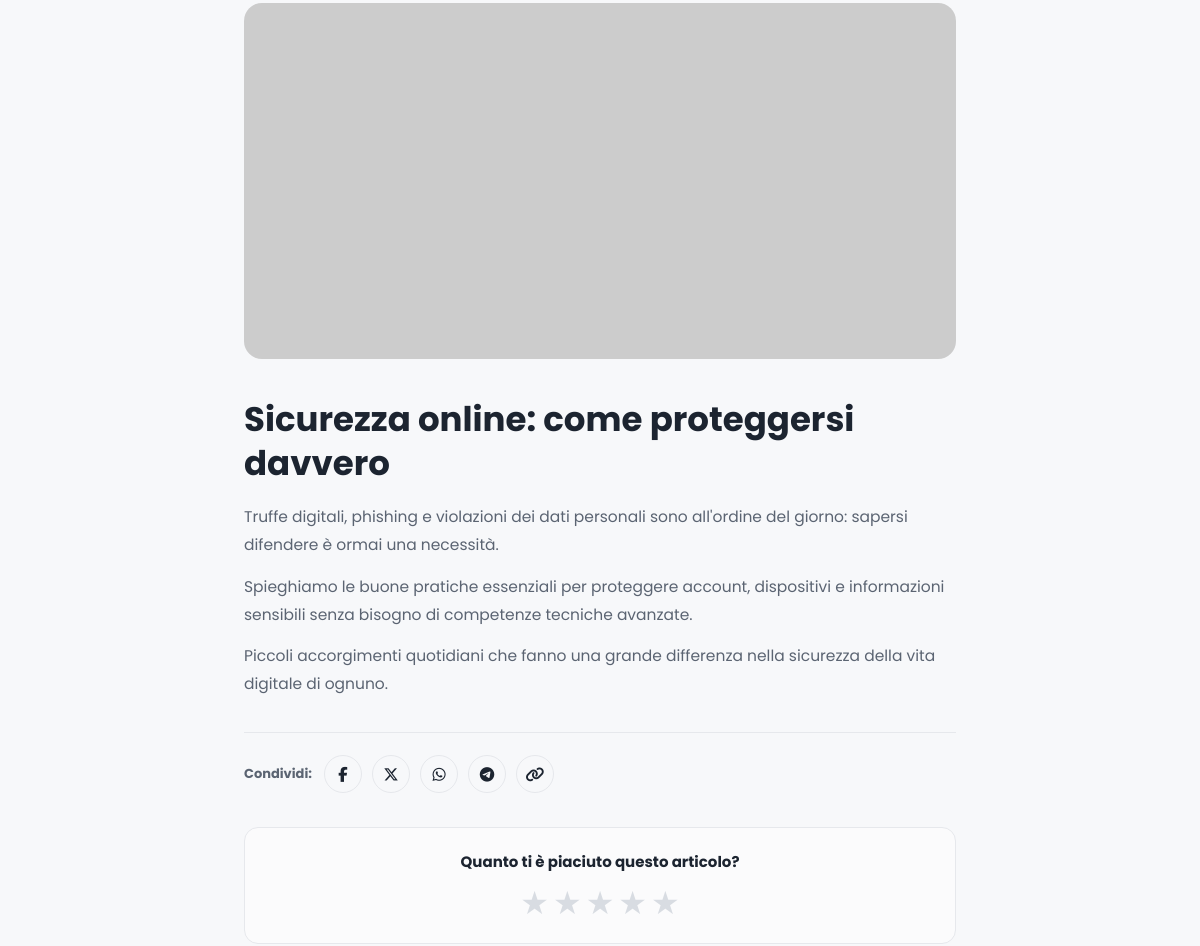
Before: /article.php?id=14 (middle part) with the older database file.
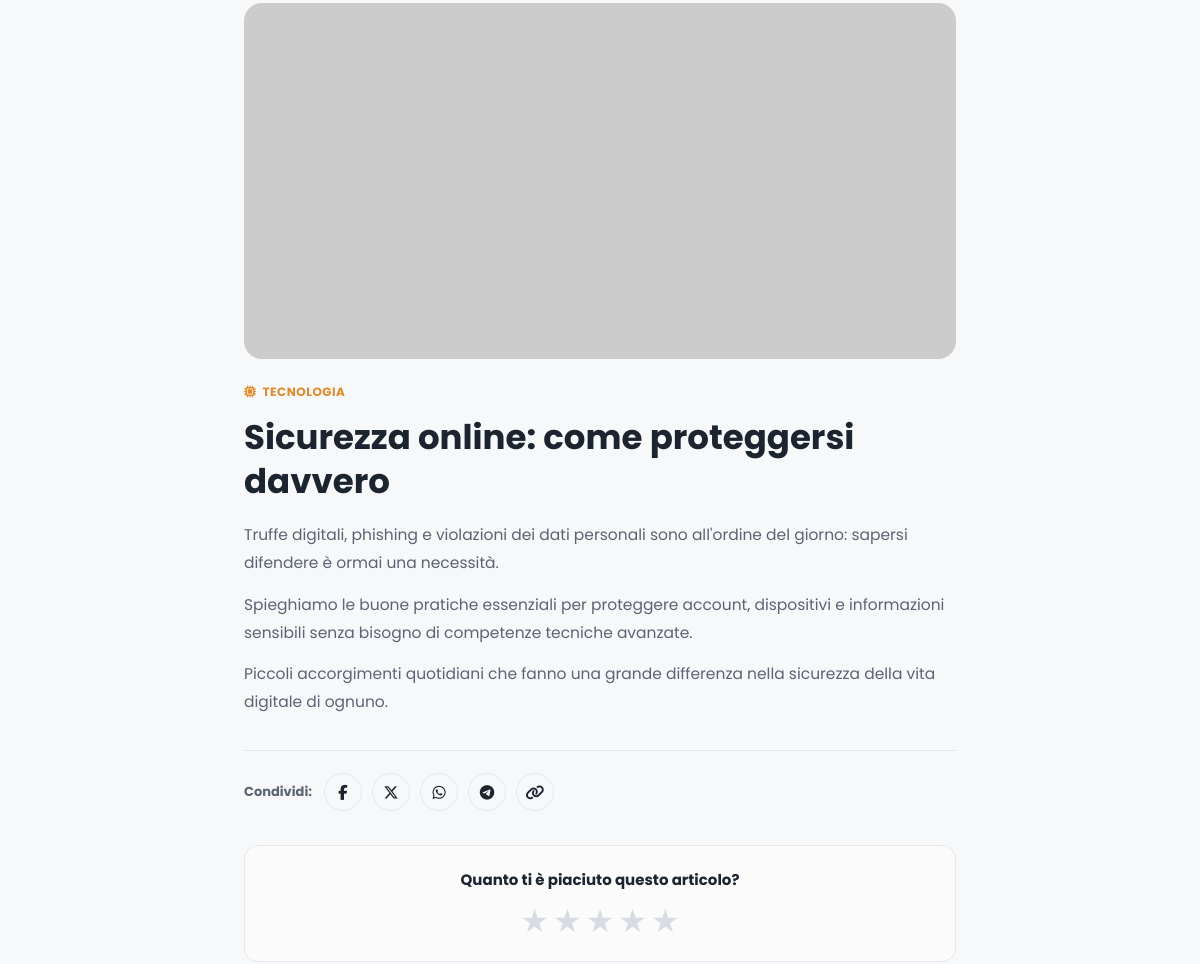
After: the same page with the newer database file.
### tables this page shows
CREATE TABLE IF NOT EXISTS articles (
  id INT AUTO_INCREMENT PRIMARY KEY,
  category_id INT NOT NULL,
  title VARCHAR(200) NOT NULL,
  slug VARCHAR(220) NOT NULL UNIQUE,
  excerpt VARCHAR(300) DEFAULT NULL,
  content TEXT NOT NULL,
  image_url VARCHAR(400) NOT NULL,
  status ENUM('published','draft') NOT NULL DEFAULT 'published',
  published_at DATETIME DEFAULT CURRENT_TIMESTAMP,
  created_at DATETIME DEFAULT CURRENT_TIMESTAMP,
  updated_at DATETIME DEFAULT CURRENT_TIMESTAMP ON UPDATE CURRENT_TIMESTAMP,
  FOREIGN KEY (category_id) REFERENCES categories(id) ON DELETE CASCADE
);

CREATE TABLE IF NOT EXISTS article_categories (
  article_id INT NOT NULL,
  category_id INT NOT NULL,
  PRIMARY KEY (article_id, category_id),
  FOREIGN KEY (article_id) REFERENCES articles(id) ON DELETE CASCADE,
  FOREIGN KEY (category_id) REFERENCES categories(id) ON DELETE CASCADE
);

CREATE TABLE IF NOT EXISTS categories (
  id INT AUTO_INCREMENT PRIMARY KEY,
  slug VARCHAR(40) NOT NULL UNIQUE,
  name VARCHAR(60) NOT NULL,
  color_hex VARCHAR(7) NOT NULL DEFAULT '#1f8a94',
  icon_class VARCHAR(60) NOT NULL DEFAULT 'fa-solid fa-globe',
  sort_order INT NOT NULL DEFAULT 0
);

### config.php (called while the page is built, shortened)
<?php
function h($str): string {
    return htmlspecialchars((string)$str, ENT_QUOTES, 'UTF-8');
}
function url(string $path = ''): string {
    return BASE_PATH . '/' . ltrim($path, '/');
}

### article.php (the view, shortened to what the changed rows need)
<?php
require __DIR__ . '/config.php';
require __DIR__ . '/functions.php';
$id = (int)($_GET['id'] ?? 0);
$article = $id ? get_article($pdo, $id) : null;
$articleCategories = get_article_categories($pdo, $id);
$ratingStats = get_rating_stats($pdo, $id);
$hasVoted = isset($_COOKIE['voted_articles']) && in_array((string)$id, explode(',', $_COOKIE['voted_articles']), true);
$scheme = (!empty($_SERVER['HTTPS']) && $_SERVER['HTTPS'] !== 'off') ? 'https' : 'http';
$currentUrl = $scheme . '://' . ($_SERVER['HTTP_HOST'] ?? '') . url('article.php?id=' . $id);
$shareTitle = rawurlencode($article['title']);
$shareUrl = rawurlencode($currentUrl);
require __DIR__ . '/partials/header.php';
?>
<div class="article-page">
  <div class="article-media">
    <img src="<?= h($article['image_url']) ?>" alt="<?= h($article['title']) ?>">
  </div>
  <div class="article-tags">
    <?php foreach ($articleCategories as $c): ?>
      <span class="article-tag" style="color:<?= h($c['color_hex']) ?>">
        <i class="<?= h($c['icon_class']) ?>"></i> <?= h($c['name']) ?>
      </span>
    <?php endforeach; ?>
  </div>
  <h1><?= h($article['title']) ?></h1>
  <?= render_content($article['content']) ?>
  <div class="share-row">
    <span class="share-label">Condividi:</span>
    <a href="https://www.facebook.com/sharer/sharer.php?u=<?= $shareUrl ?>" target="_blank" rel="noopener" title="Facebook"><i class="fa-brands fa-facebook-f"></i></a>
    <a href="https://twitter.com/intent/tweet?url=<?= $shareUrl ?>&text=<?= $shareTitle ?>" target="_blank" rel="noopener" title="X"><i class="fa-brands fa-x-twitter"></i></a>
    <a href="https://api.whatsapp.com/send?text=<?= $shareTitle ?>%20<?= $shareUrl ?>" target="_blank" rel="noopener" title="WhatsApp"><i class="fa-brands fa-whatsapp"></i></a>
    <a href="https://t.me/share/url?url=<?= $shareUrl ?>&text=<?= $shareTitle ?>" target="_blank" rel="noopener" title="Telegram"><i class="fa-brands fa-telegram"></i></a>
    <button type="button" class="share-copy" onclick="copyArticleLink(this)" title="Copia link"><i class="fa-solid fa-link"></i></button>
  </div>
  <div class="rating-box" id="voto">
    <h3>Quanto ti è piaciuto questo articolo?</h3>
    <?php if ($hasVoted): ?>
      <div class="rating-result">
        <?= render_stars_display($ratingStats['average']) ?>
        <span><?= $ratingStats['average'] ?> su 5 — <?= $ratingStats['count'] ?> <?= $ratingStats['count'] === 1 ? 'voto' : 'voti' ?> (hai già votato, grazie!)</span>
      </div>
    <?php else: ?>
      <form method="post" action="<?= url('rating-submit.php') ?>" class="star-rating">
      </form>
    <?php endif; ?>
  </div>
</div>
<?php require __DIR__ . '/partials/footer.php'; ?>

### functions.php (shortened to what the changed rows need)
<?php
function get_categories_for_articles($pdo, array $articleIds): array {
    $placeholders = implode(',', array_fill(0, count($articleIds), '?'));
    $stmt = $pdo->prepare("SELECT ac.article_id, c.id, c.slug, c.name, c.color_hex, c.icon_class
                            FROM article_categories ac
                            JOIN categories c ON ac.category_id = c.id
                            WHERE ac.article_id IN ($placeholders)
                            ORDER BY c.sort_order ASC");
    $stmt->execute($articleIds);
    $map = [];
    foreach ($stmt->fetchAll() as $row) {
        $map[(int)$row['article_id']][] = $row;
    }
    return $map;
}
function get_article_categories($pdo, int $articleId): array {
    $map = get_categories_for_articles($pdo, [$articleId]);
    return $map[$articleId] ?? [];
}
function get_article($pdo, int $id): ?array {
    $stmt = $pdo->prepare('SELECT a.*, c.slug AS cat_slug, c.name AS cat_name, c.color_hex, c.icon_class
                            FROM articles a JOIN categories c ON a.category_id = c.id
                            WHERE a.id = ?');
    $stmt->execute([$id]);
    $row = $stmt->fetch();
    return $row ?: null;
}
function render_content(string $text): string {
    $paragraphs = preg_split('/\r?\n\r?\n/', trim($text));
    $html = '';
    $sizeMap = [
        'piccolo' => '0.85em',
        'normale' => '1em',
        'grande'  => '1.3em',
        'enorme'  => '1.6em',
    ];
    foreach ($paragraphs as $p) {
        $p = trim($p);
        $safe = nl2br(h($p));
        $safe = preg_replace('/\*\*(.+?)\*\*/s', '<strong>$1</strong>', $safe);
        $safe = preg_replace('/\*(.+?)\*/s', '<em>$1</em>', $safe);
        $safe = preg_replace('/\+\+(.+?)\+\+/s', '<u>$1</u>', $safe);
        $safe = preg_replace('/~~(.+?)~~/s', '<del>$1</del>', $safe);
        $safe = preg_replace_callback('/\[size=(piccolo|normale|grande|enorme)\](.+?)\[\/size\]/s',
            function ($m) use ($sizeMap) {
                return '<span style="font-size:' . $sizeMap[$m[1]] . '">' . $m[2] . '</span>';
            }, $safe);
        $safe = preg_replace(
            '/\[([^\]]+)\]\s*\((https?:\/\/[^\s)]+)\)/',
            '<a href="$2" target="_blank" rel="noopener">$1</a>',
            $safe
        );
        $html .= '<p>' . $safe . '</p>';
    }
    return $html;
}

Changed rows visible on the page:
added article_categories: category.name "TECNOLOGIA"
